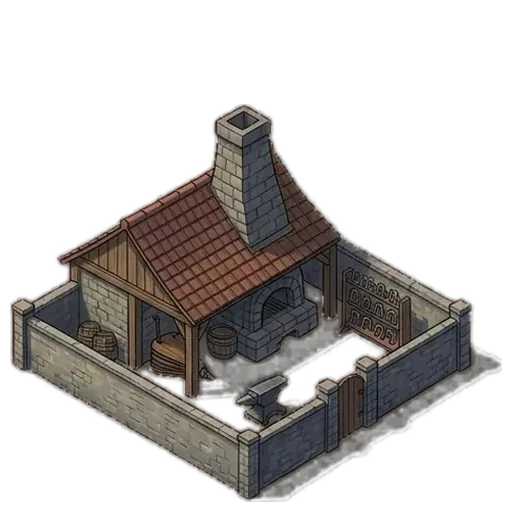
#> input picture tools/fiksturler/demirhane_3.webp, 512 x 512 px
$ python filigran-sil.py fiksturler/demirhane_3.webp
#> lines starting #> are read from the running program, lines starting #| are printed output that depends on the picture; after the words box and inside, x2 and y2 are one past the last pixel; in counts of white or black regions, pixels touching at a corner belong together
#!/usr/bin/env python3
"""
Lordlar Cagi - Kose filigranini siler.

Bazi gorsel ureten araclar ciktinin bir kosesine kendi isaretini koyuyor
(Gemini'nin dort kollu yildizi gibi). Oyunun icinde baska bir urunun
isaretini tasimak istemiyoruz.

IKI YONTEM:
  varsayilan   Yerel yansima: kutu, hemen yanindaki ayni boydaki seridin
               yatay aynasiyla degistirilir. Simetri gerektirmez, portrelerde
               calisir. Duzenli devam eden yuzeylerde (basamak, zemin cizgisi)
               dikis birakabilir - yansima cizgiyi geri dondurur ve ters V
               olusur.
  --tam-ayna   Tum goruntunun yatay aynasindan yamalar. Sahne simetrikse
               (taht salonu, sutunlu ic mekan) dikissiz sonuc verir; simetrik
               olmayan sahnede yanlis icerik tasir.

Hangisinin dogru oldugu goruntuye bagli - ikisini de --onizleme ile dene.

Bu bir "sihirli temizleme" degil: kucuk, kosede, arka planin duzenli
oldugu filigranlar icin uygundur. Sonucu her zaman gozle kontrol et.

KULLANIM:
  python3 tools/filigran-sil.py apps/web/public/gorseller/bolgeler/taht.webp
  python3 tools/filigran-sil.py <dosya> --kose sol-alt
  python3 tools/filigran-sil.py <dosya> --oran 0.15      # kutuyu buyut
  python3 tools/filigran-sil.py <dosya> --tam-ayna       # simetrik sahnelerde
  python3 tools/filigran-sil.py <dosya> --onizleme       # yazmadan yan yana goster
  python3 tools/filigran-sil.py <dosya> --kutu 0.88,0.81,0.94,0.90

--kutu: filigran koseye YAPISIK degilse. Dort sayi: sol,ust,sag,alt.
Hepsi 1'den kucukse oran, degilse piksel sayilir. Bazi araclar isaretini
kenardan bir tutam iceride birakiyor; kose kutusu onu sadece kismen
yakalayip yarim bir iz birakiyor.
"""
from __future__ import annotations

import sys
from pathlib import Path

ORAN = 0.12   # kutunun kenar uzunluguna orani
YUM = 7       # kenar yumusatma yaricapi

KOSELER = ("sag-alt", "sol-alt", "sag-ust", "sol-ust")


def kutu_hesapla(g: int, y: int, kose: str, oran: float):
    kg, ky = int(g * oran), int(y * oran)
    sag = "sag" in kose
    alt = "alt" in kose
    x0 = g - kg if sag else 0
    y0 = y - ky if alt else 0
    return (x0, y0, x0 + kg, y0 + ky), sag


def kutu_coz(metin: str, g: int, y: int):
    """"sol,ust,sag,alt" metnini piksel kutusuna cevirir (oran ya da piksel)."""
    sayilar = [float(p) for p in metin.split(",")]
    if len(sayilar) != 4:
        raise ValueError("--kutu dort sayi ister: sol,ust,sag,alt")
    if all(s <= 1 for s in sayilar):
        sayilar = [sayilar[0] * g, sayilar[1] * y, sayilar[2] * g, sayilar[3] * y]
    x0, y0, x1, y1 = (int(round(s)) for s in sayilar)
    if x1 <= x0 or y1 <= y0:
        raise ValueError("--kutu bos: sag > sol ve alt > ust olmali")
    return x0, y0, x1, y1


def sil_kutu(im, kutu, tam_ayna: bool = False):
    """
    Verilen kutuyu komsu seridin yatay aynasiyla degistirir.

    Yansima yonu kutunun goruntudeki yerine gore secilir: sag yaridaysa
    solundaki serit, sol yaridaysa sagindaki serit tasinir. Boylece yama
    her zaman goruntunun ICINDEN gelir, kenar disina tasmaz.
    """
    from PIL import Image, ImageDraw, ImageFilter

    g, y = im.size
    x0, y0, x1, y1 = kutu
    en = x1 - x0

    if tam_ayna:
        yamali = im.transpose(Image.FLIP_LEFT_RIGHT)
    else:
        sag = (x0 + x1) / 2 > g / 2
        # Serit goruntu disina tasarsa ters yone don
        if sag and x0 - en < 0:
            sag = False
        if not sag and x1 + en > g:
            sag = True
        komsu = im.crop((x0 - en, y0, x0, y1) if sag else (x1, y0, x1 + en, y1))
        komsu = komsu.transpose(Image.FLIP_LEFT_RIGHT)
        yamali = im.copy()
        yamali.paste(komsu, (x0, y0))

    maske = Image.new("L", (g, y), 0)
    ImageDraw.Draw(maske).rectangle((x0, y0, x1, y1), fill=255)
    maske = maske.filter(ImageFilter.GaussianBlur(YUM))

    sonuc = im.copy()
    sonuc.paste(yamali, (0, 0), maske)
    return sonuc


def sil(im, kose: str, oran: float, tam_ayna: bool = False):
    g, y = im.size
    kutu, _ = kutu_hesapla(g, y, kose, oran)
    return sil_kutu(im, kutu, tam_ayna)


def main() -> int:
    argv = sys.argv[1:]
    if not argv:
        print(__doc__)
        return 2

    from PIL import Image

    yol = Path(argv[0])
    if not yol.exists():
        print(f"Dosya bulunamadi: {yol}", file=sys.stderr)
        return 2

    kose = "sag-alt"
    if "--kose" in argv:
        kose = argv[argv.index("--kose") + 1]
        if kose not in KOSELER:
            print(f"Kose sunlardan biri olmali: {', '.join(KOSELER)}", file=sys.stderr)
            return 2
    oran = float(argv[argv.index("--oran") + 1]) if "--oran" in argv else ORAN

    im = Image.open(yol).convert("RGB")
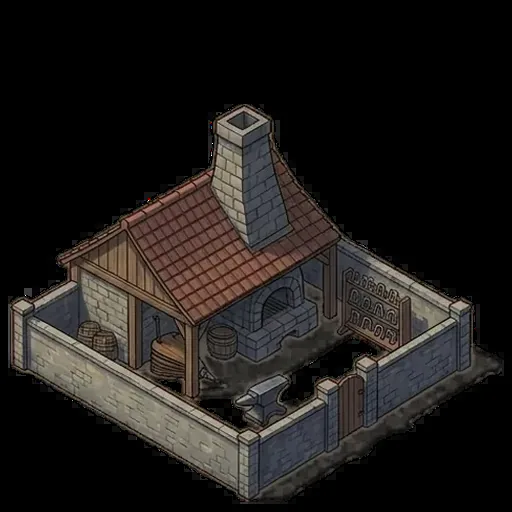
#> im: PIL image 512x512 RGB; mean R, G, B 31.4, 28.2, 26.1
    tam_ayna = "--tam-ayna" in argv
    if "--kutu" in argv:
        try:
            kutu = kutu_coz(argv[argv.index("--kutu") + 1], *im.size)
        except (IndexError, ValueError) as e:
            print(f"--kutu okunamadi: {e}", file=sys.stderr)
            return 2
        sonuc = sil_kutu(im, kutu, tam_ayna)
    else:
        sonuc = sil(im, kose, oran, tam_ayna)
#> in sil_kutu, `komsu = im.crop((x0 - en, y0, x0, y1) if sag else (x1, y0, x1 + en, y1))`: komsu: PIL image 61x61 RGB; every value is 0
#> in sil_kutu, `maske = Image.new("L", (g, y), 0)`: maske: PIL image 512x512 L; every value is 0
#> in sil_kutu, `ImageDraw.Draw(maske).rectangle((x0, y0, x1, y1), fill=255)`:
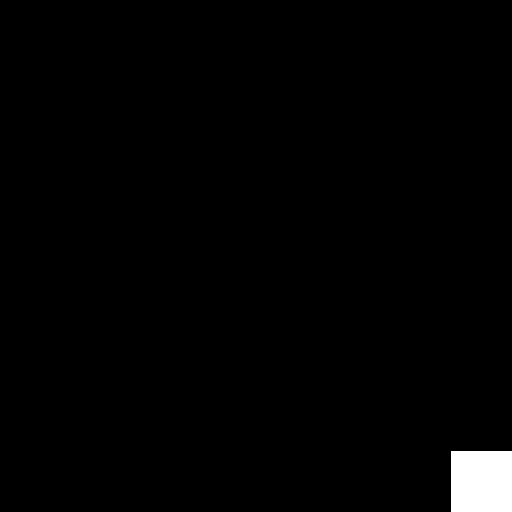
#> maske: PIL image 512x512 L; 1.4% white; 1 white region, box (x1, y1, x2, y2) and area: (451, 451, 512, 512) 3721

    if "--onizleme" in argv:
        g, y = im.size
        yan = Image.new("RGB", (g * 2 + 20, y), (60, 30, 30))
        yan.paste(im, (0, 0))
        yan.paste(sonuc, (g + 20, 0))
        cikti = yol.parent / f"{yol.stem}-onizleme.png"
        yan.save(cikti)
        print(f"Onizleme (sol ozgun, sag yamali): {cikti}")
        return 0

    sonuc.save(yol, "WEBP", quality=82, method=6)
    print(f"{yol.name}: {kose} kosesi yamalandi ({yol.stat().st_size/1024:.0f} KB)")
    return 0


if __name__ == "__main__":
    sys.exit(main())
#> (the program exits here)

$ run again, on tools/fiksturler/kisla_3.webp
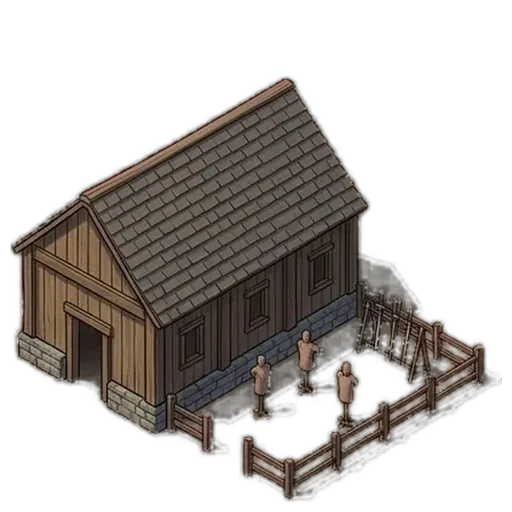
#> input picture tools/fiksturler/kisla_3.webp, 512 x 512 px
#> in main, `im = Image.open(yol).convert("RGB")`:
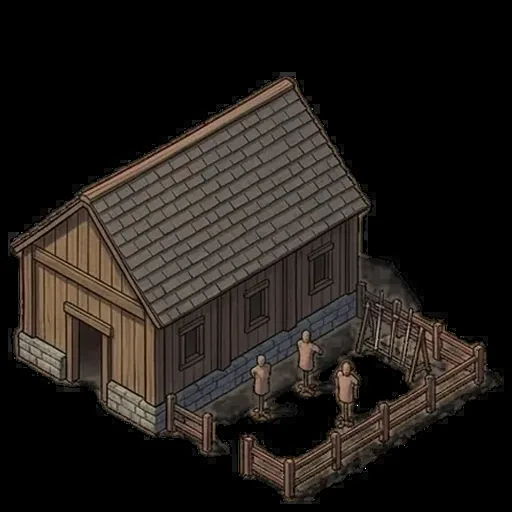
#> im: PIL image 512x512 RGB; mean R, G, B 33.9, 29.1, 25.3

$ run again, on tools/fiksturler/kutuphane_3.webp
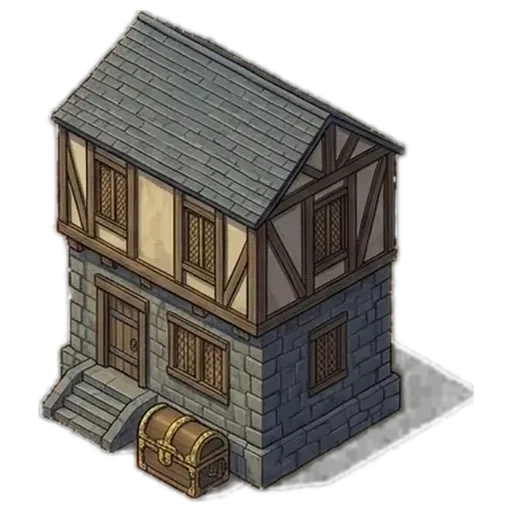
#> input picture tools/fiksturler/kutuphane_3.webp, 512 x 512 px
#> in main, `im = Image.open(yol).convert("RGB")`:
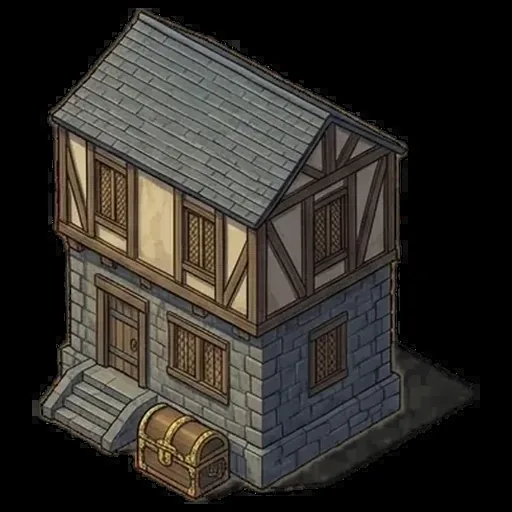
#> im: PIL image 512x512 RGB; mean R, G, B 48.1, 45.1, 40.5

$ run again, on tools/fiksturler/pazar_3.webp
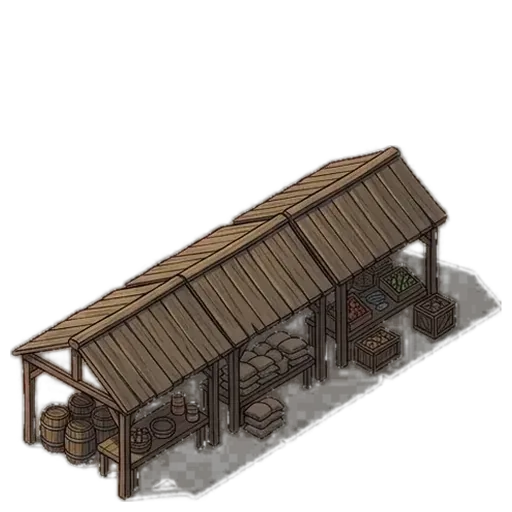
#> input picture tools/fiksturler/pazar_3.webp, 512 x 512 px
#> in main, `im = Image.open(yol).convert("RGB")`:
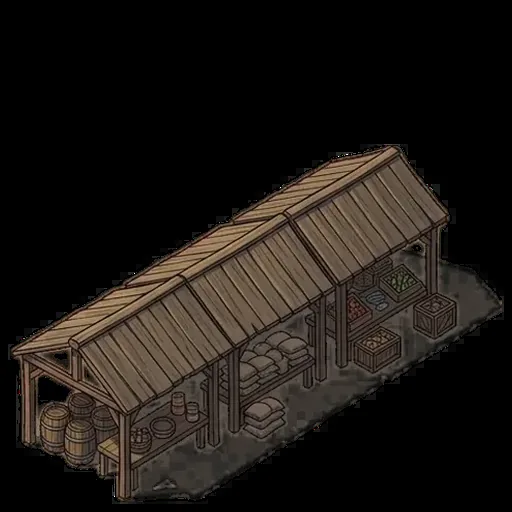
#> im: PIL image 512x512 RGB; mean R, G, B 29.6, 24.9, 20.7
#> komsu: PIL image 61x61 RGB; every value is 0
